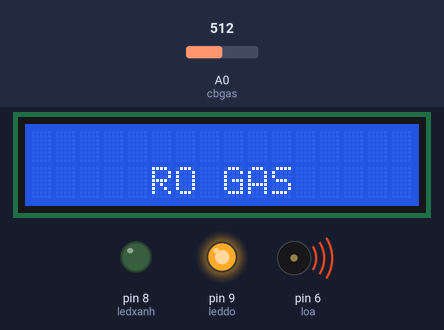
Recording of a sketch running on a simulated Arduino Uno, built with avr-gcc and run on an emulated ATmega328P. On the bench: 16×2 character LCD, output pins drawn as LEDs (lit = HIGH), buzzer (waves = sounding). The inputs (shaded band) are chosen by the test bench; at power-on: A0 (cbgas) = 512. What the sketch prints to the serial monitor is not drawn.

Above: at 1.2 s.
1.3 s: A0 (cbgas) set to 318
3.2 s: A0 (cbgas) set to 289
At 4.6 s:
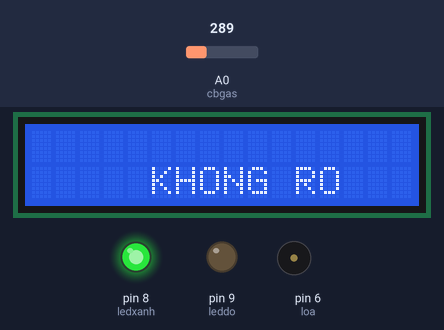
5.5 s: A0 (cbgas) set to 306
At 6.3 s:
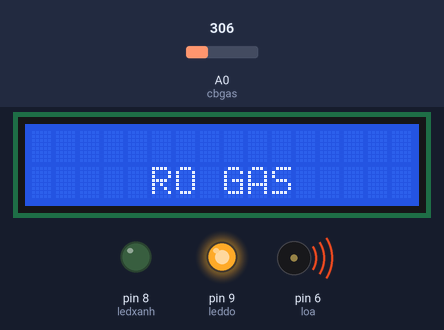
7.5 s: A0 (cbgas) set to 290
At 9.3 s:
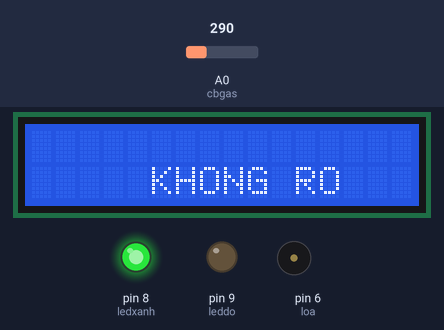
Timing chart, 0 to 10.5 s (numbered marks = the images above; inputs shaded):
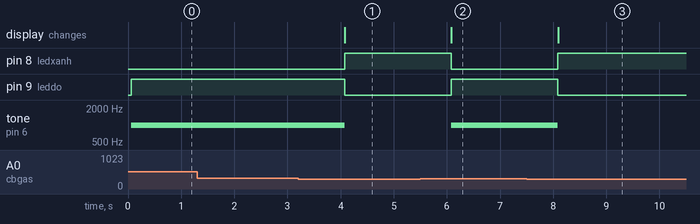

The sketch:

cam_bien_khi_gas.ino
```cpp
/*
  The circuit:
 * LCD RS pin to digital pin 12
 * LCD Enable pin to digital pin 11
 * LCD D4 pin to digital pin 5
 * LCD D5 pin to digital pin 4
 * LCD D6 pin to digital pin 3
 * LCD D7 pin to digital pin 2
 * LCD R/W pin to ground
 * LCD VSS pin to ground
 * LCD VCC pin to 5V
 * 10K resistor:
 * ends to +5V and ground
 * wiper to LCD VO pin (pin 3)
 */

// include the library code:

//cảm biến khí gas - danganhphu 61134177 AI
#include <LiquidCrystal.h>
LiquidCrystal lcd(12, 11, 5, 4, 3, 2);
int leddo = 9; //led đỏ nối với chân số 9
int ledxanh = 8; //led xanh nối với chân số 8
int loa = 6; //loa nối với chân số 6
int cbgas = A0; //cảm biến nối với chân A0

void setup() {
  Serial.begin(9600);
  lcd.begin(16, 2);
  pinMode(leddo, OUTPUT);
  pinMode(ledxanh, OUTPUT);
  pinMode(loa, OUTPUT);
  pinMode(cbgas, INPUT);

}

void loop() {
  int gtcb = analogRead(cbgas);
  Serial.println(gtcb);
  if ( gtcb > 300 )
          {
    digitalWrite(leddo, HIGH);
    digitalWrite(ledxanh, LOW);
    tone (loa,1000,10000);
    lcd.clear();
    lcd.setCursor(5, 1);
    lcd.print("RO GAS");
    delay(1000);
      }
  else {
    digitalWrite(leddo, LOW);
    digitalWrite(ledxanh, HIGH);
    noTone (loa);
    lcd.clear();
    lcd.setCursor(5, 1);
    lcd.print("KHONG RO");
    delay(1000);
  }
}
```

Measured:
- the behaviour switches between 301 and 300 on A0 (cbgas) (found by bisection; images 0 and 1)
- after the input at 1.3 s, every drawn part: stays the same
- after the input at 3.2 s, pin 8 (ledxanh): LOW → HIGH after 0.88 s; pin 9 (leddo): HIGH → LOW after 0.88 s; tone on pin 6 (loa): 1000 Hz → silent after 0.88 s; the display: changes after 0.88 s (image 1)
- after the input at 5.5 s, pin 8 (ledxanh): HIGH → LOW after 0.58 s; pin 9 (leddo): LOW → HIGH after 0.58 s; tone on pin 6 (loa): silent → 1000 Hz after 0.58 s; the display: changes after 0.59 s (image 2)
- after the input at 7.5 s, pin 8 (ledxanh): LOW → HIGH after 0.59 s; pin 9 (leddo): HIGH → LOW after 0.59 s; tone on pin 6 (loa): 1000 Hz → silent after 0.59 s; the display: changes after 0.59 s (image 3)
